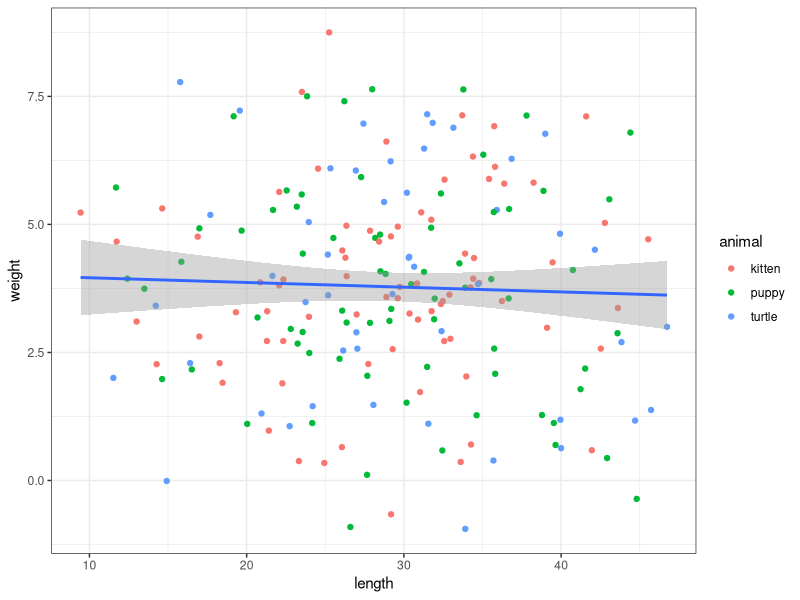
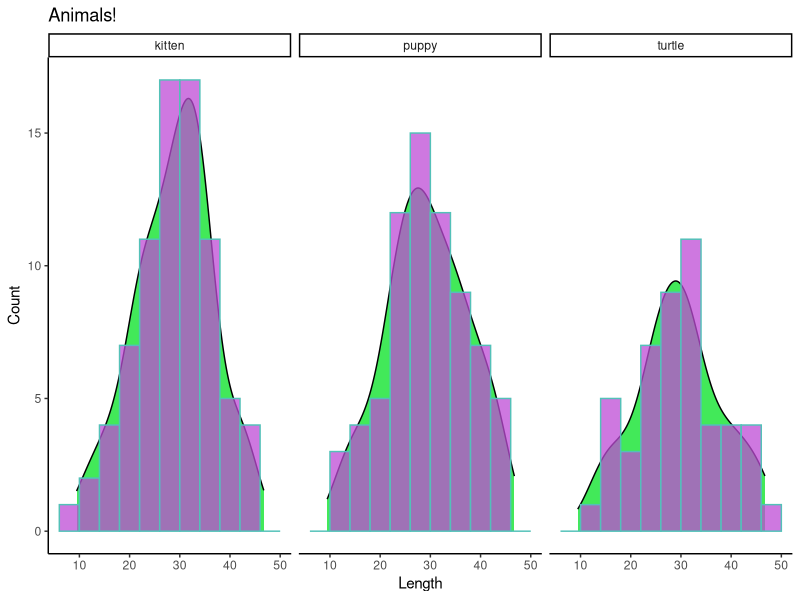
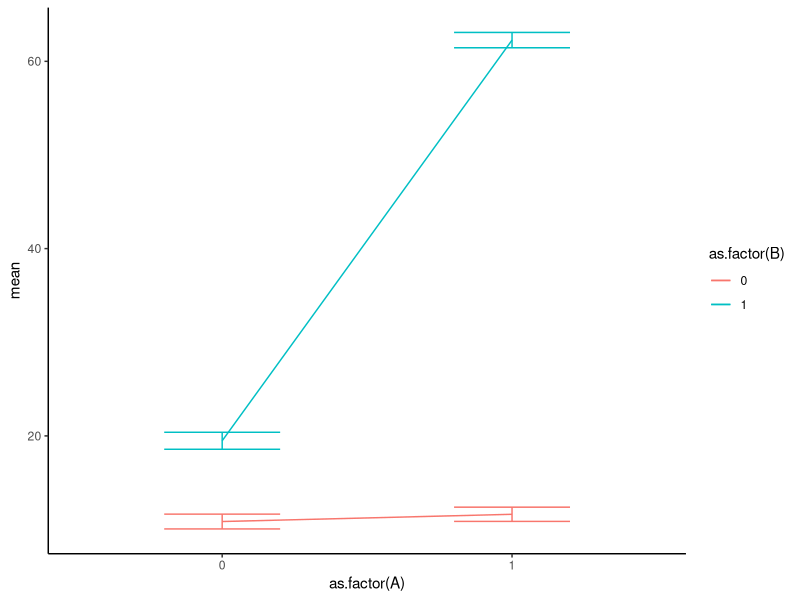

Source code (R) for these figures, in order:
# Author: RabbitSnore
# Date: 2018-10-05

# Setup

library(tidyverse)

# Create a data frame with 200 cases of 4 variables (one 3-category condition code and 3 random variables)

## Create the condition codes

### Create a vector of names

categories <- c("puppy", "kitten", "turtle")

### Sample from those names 200 times, with replacement

animal <- sample(categories, 200, replace = TRUE)

## Create random variables

## Use rnorm() with varying means and SDs

length <- rnorm(200, 30, 8)
weight <- rnorm(200, 4, 2)
happiness <- rnorm(200, 3.5, 1)

## Bind variables into data frame

animal_data <- data.frame(animal, length, weight, happiness)

# Examine descriptive statistics

# Use ggplot to create a scatterplot with a regression line

ggplot(animal_data,
       aes( # Assign aesthetic mappings that will be used for all layers
         x = length, # Map a variable onto the x-axis
         y = weight # Map another variable onto the y-axis
       )) + # Each + adds another layer
  geom_point( # Create a point for each case
    aes( # Another aesthetic mapping, specifically for the points
      color = animal # Make each category a different color point. This mapping will not be inherited by other layers
    )) +
  geom_smooth( # Represent the relationship between the x and y variables with a line
    method = "lm" # Get a linear regression line
  ) +
  theme_bw() # use the built-in black and white theme

# Create a frequency plot, with a histogram of raw counts and density curve, with facets for each condition
# All in funky '80s colors

ggplot(animal_data,
       aes(
         x = length # Specify the x variable
       )) +
  facet_wrap(~ animal # Specify the variable containing the conditions for faceting (i.e., a separate panel for each condition)
  ) +
  geom_density( # Ask for a density curve
    aes(y = 4 * ..count..), # Adjust the y-axis scaling so that the curve follows the same scale as the histogram layer below
    fill = "#42e959" # Funky '80s color!
  ) +
  geom_histogram( # Ask for a histogram
    binwidth = 4, # Adjust the width of the bars
    color = "#53c1b8", # Funky '80s color!
    fill = "#bd4bd5", # Funky '80s color!
    alpha = .75 # Adjust the transparency of the bars so we can see the density plot behind it
  )  +
  labs(
    title = "Animals!", # Add a title to the plot
    y = "Count", # Change the y label
    x = "Length" # Change the x label
  ) +
  theme_classic() # Use the built-in classic theme

###################################################
###################################################

# Creating a means plot for an interaction

# Create vectors for conditions in a 2 x 2 design 

A <- c(rep(0, 100), rep(1, 100))
B <- c(rep(0, 50), rep(1, 50), rep(0, 50), rep(1, 50))

# Specify coefficients and intercept

intercept <- 10 # y intercept
bA <- 2 # coefficient for A
bB <- 10 # coefficient for B
bAB <- 40 # coefficient for interaction of A and B

# Simulate data with specified effects

y <- intercept + bA*A + bB*B + bAB*A*B + rnorm(200, 0, 3)

# Bind factors and simulated data into a data frame

df <- data.frame(A, B, y)

# Create a table with the descriptive statistics for plotting

table <- df %>% 
  group_by(A, B) %>% # Group the data by the two factors
  summarise(
    mean = mean(y), # Mean for the dependent variable
    sd = sd(y), # SD for the dependent variable
    se = sd/sqrt(n()), # Standard error of the mean
    ci_upper = mean + (se*1.96), # 95% CI upper bound
    ci_lower = mean - (se*1.96) # 95% CI lower bound
  )

# Use the table of descriptive statistics to create a means plot

ggplot(table, # Specify the descriptive table as the data for plotting
       aes(
         x = as.factor(A), # as.factor() instructs R to treat the numerical codes as categorical
         y = mean, # The mean for each group will be represented by position on the y axis
         group = as.factor(B), # Grouping factor for lines added later
         color = as.factor(B) # Differentiate the B factor with colors
       )) +
  geom_errorbar( # Ask for an error bar
    aes(
      ymin = ci_lower, # Specify the lower limit of the bar
      ymax = ci_upper # Specify the upper limit of the bar
    ),
    width = .4 # Specify the width of the bar
  ) +
  geom_line() + # Link each error bar with a line to visualize the relationship more clearly
  theme_classic()